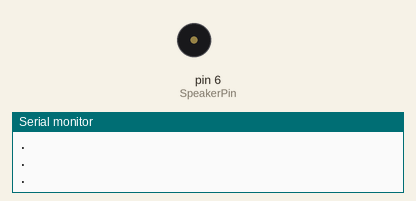
This sketch was run on a simulated Arduino Uno, built with avr-gcc and run on an emulated ATmega328P. Shown: buzzer (waves = sounding), the last lines printed to the serial monitor.

Above: at 0.1 s.
At 0.6 s:
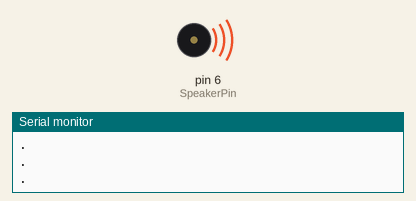
Timing chart, 0 to 2.1 s (numbered marks = the images above):
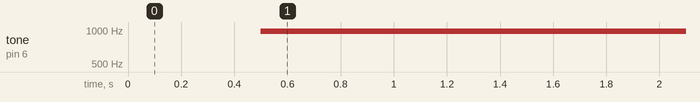

The sketch:

PWM_Messaging.ino
```cpp
// MusicFile
const int SpeakerPin = 6;

const int base = 10;
const int quantisation_level = 20;

// Define an enumeration for sounds
/**
 *
 * Stores the files to be played on the speaker.
 * these are sent to the other arduino to play the sound
 *
 */
enum MusicFile {
  NoSound = 0,
  IDAccepted = base + quantisation_level,
  ObjectDetected = base + 2 * quantisation_level,
  GUIstop = base + 3 * quantisation_level,
  SignSTop = base + 4 * quantisation_level,
  Right = base + 5 * quantisation_level,
  Left = base + 6 * quantisation_level,
  Sound7 = base + 7 * quantisation_level,
  Sound8 = base + 8 * quantisation_level,
  Sound9 = base + 9 * quantisation_level,
  Sound10 = base + 10 * quantisation_level,
  Sound11 = base + 11 * quantisation_level,
  Sound12 = 255

};

// Play MusicFile on Speaker
/**
 * Plays a sound on the speaker.
 *
 * Sends a value to the  other arduino of which file to play
 * 0 -> Sound1
 * 1 -> Sound2
 * 2 -> Sound3
 * 3 -> Sound4
 *
 * @param command The sound command to be played.
 */
void PlaySoundOnSpeaker(MusicFile command) {
  Serial.println(int(command));

  // Play the sound on the speaker
  analogWrite(SpeakerPin, int(command));

  Serial.println(int(command));
  Serial.println(int(command));


  // delay(100); // Delay to allow the sound to be detetected
}


void initialiseStuff() {

  pinMode(SpeakerPin, OUTPUT);
}


void setup() {

  Serial.begin(9600);

  Serial.println(".");
  Serial.println(".");
  Serial.println(".");
  Serial.println(".");
  Serial.println(".");
}


void loop() {

  /*

  char input = Serial.read();

  switch (input) {

    case 'a':

      PlaySoundOnSpeaker(IDAccepted);

      break;

    case 'b':

      PlaySoundOnSpeaker(ObjectDetected);

      break;

    case 'c':

      PlaySoundOnSpeaker(GUIstop);

      break;

    case 'd':

      PlaySoundOnSpeaker(SignSTop);

      break;

    case 'e':

      PlaySoundOnSpeaker(Right);

      break;

    case 'f':

      PlaySoundOnSpeaker(Left);

      break;

    default:

      Serial.print("-");

      break;
  }
  */

  delay(500);


  analogWrite(6, 5);

  Serial.print(".");

}

// End of Code
```

Measured:
- by itself, tone on pin 6 (SpeakerPin): silent → 977 Hz at 0.50 s
